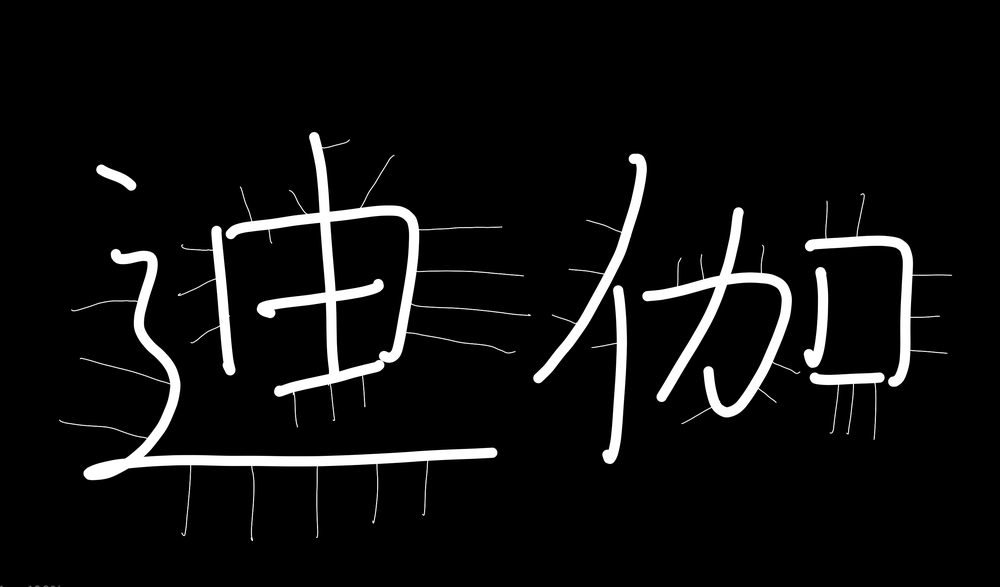
#> input picture data/images/dijia.png, 1000 x 587 px, shrunk from 2877 x 1688 before the run
$ jupyter execute '膨胀操作.ipynb'
#> lines starting #> are read from the running program, lines starting #| are printed output that depends on the picture
### utils.py
import cv2


def cv_show(name, img):
    cv2.imshow(name, img)
    cv2.waitKey(0)
    cv2.destroyAllWindows()


# [2 lines that do not run on import are left out]

### 膨胀操作.ipynb
[cell 1]
import cv2
import numpy as np
from utils import cv_show

[cell 2]
img_dijia = cv2.imread("./data/images/dijia.png")
#> img_dijia is the input picture: shape (587, 1000, 3); mean B, G, R 14.7, 14.7, 14.7
img_pie = cv2.imread("./data/images/pie.png")
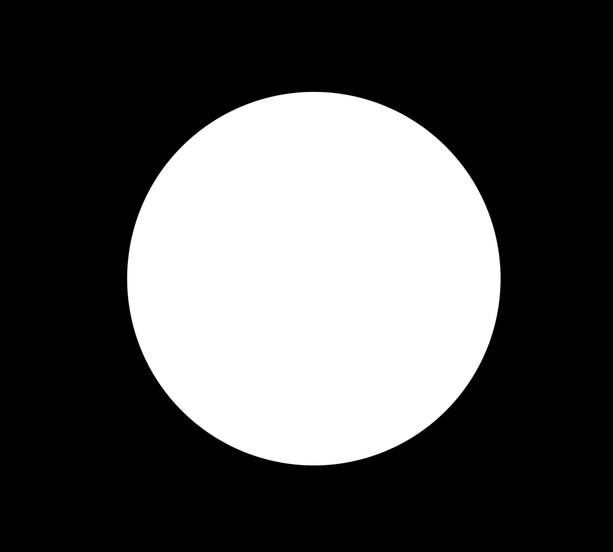
#> input picture data/images/pie.png, 613 x 552 px, shrunk from 1764 x 1588 before the run
#> img_pie is the input picture: shape (552, 613, 3); mean B, G, R 82.6, 82.6, 82.6

[cell 3]
kernel = np.ones((3, 3), np.uint8)
# 腐蚀
dijia_erosion = cv2.erode(img_dijia, kernel, iterations=2)
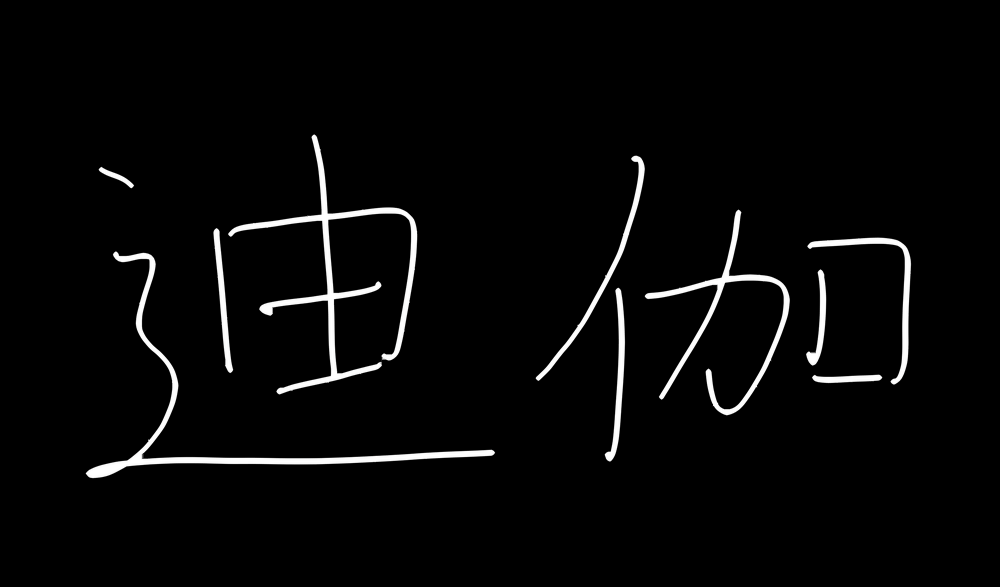
#> dijia_erosion: shape (587, 1000, 3); mean B, G, R 7.4, 7.4, 7.4
cv_show("dijia_erosion", dijia_erosion)

[cell 4]
# 膨胀
dijia_dilate = cv2.dilate(dijia_erosion, kernel, iterations=2)
cv_show("dijia_dilate", dijia_dilate)

[cell 5]
dilate1 = cv2.dilate(img_pie, kernel, iterations=1)
dilate2 = cv2.dilate(img_pie, kernel, iterations=10)
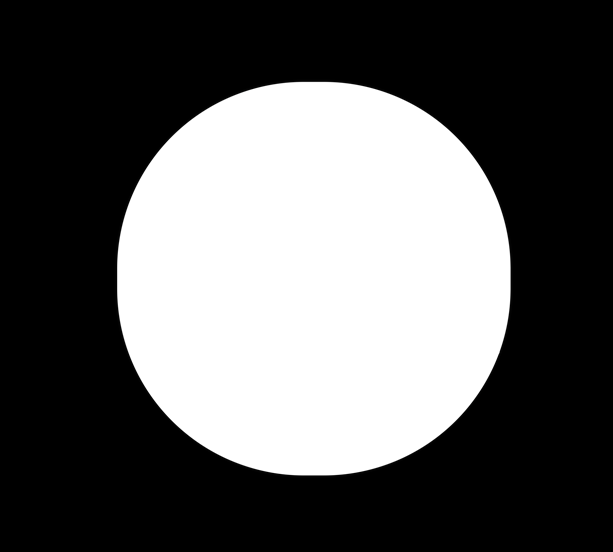
#> dilate2: shape (552, 613, 3); mean B, G, R 94.1, 94.1, 94.1
dilate3 = cv2.dilate(img_pie, kernel, iterations=100)
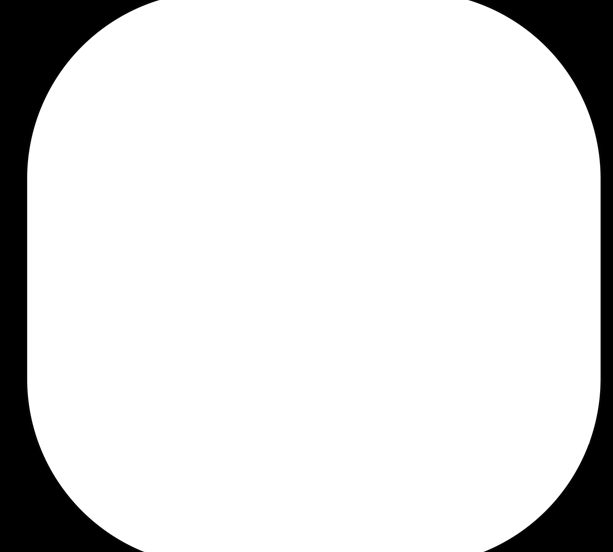
#> dilate3: shape (552, 613, 3); mean B, G, R 220.7, 220.7, 220.7

res = np.hstack((dilate1, dilate2, dilate3))
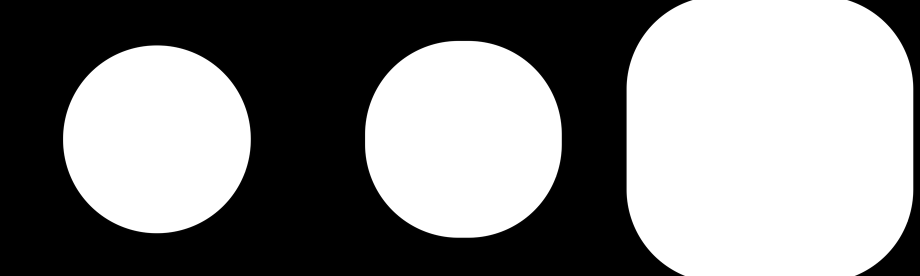
#> res: shape (552, 1839, 3) (shown at 1/2 size); mean B, G, R 132.8, 132.8, 132.8
cv_show("res", res)
